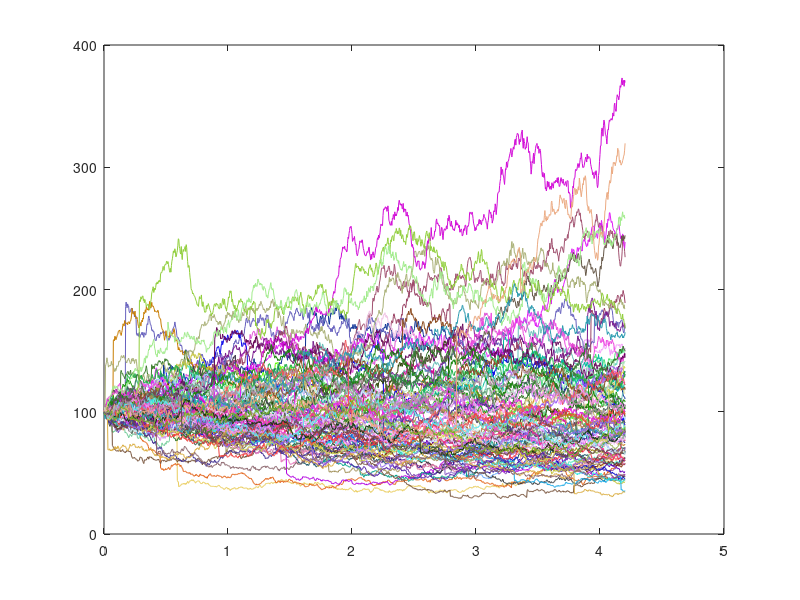

Recreate this plot in MATLAB.
%Path generator
%   This script creates and plots the paths
% For the following paraments
 strart_date=0;
end_date=1060;
s0=100;
sigma=0.2;
r=0.01;
num_paths=100;
%
lamda=0.8;
p=0.4;
h1=7;
h2=10;
m=p*h1/(h1-1)+(1-p)*h2/(h2+1);
%
num_steps=end_date-strart_date;
dt=(end_date-strart_date)/(num_steps*252);
t=(end_date-strart_date)/(252);

x=zeros(num_paths, num_steps);


%paths creation
for i=1:num_paths
    x(i,1)=log(s0);
  for j=2:num_steps
       N=random('Poisson',lamda*dt);
%         M=0;
       M1=0;
       if (N==0)
           M=0;
           
       else
           i1=1;
           while i1<=N
           s=random('bino',1,p);  
           
           if (s==1)
               lnV=random('exp',1/h1);
           else
               lnV=-random('exp',1/h2);
               
           end
           M=M1+lnV;
           M1=M;
           i1=i1+1;
           end
           
       end
       x(i,j)=x(i,j-1)+(r-lamda*(m-1)-0.5*sigma*sigma)*dt+sigma*normrnd(0,1)*sqrt(dt)+M;
       
  end
end;
    
%     
% kkkkkkkkkkkkkkkkk
sample=exp(x);

time=zeros(1, num_steps);
time(1,1)=0;
for i=2:num_steps
    time(1,i)=(i-1)*dt;
end;

%does the plot
for i=1:num_paths
    plot(time(1,:), sample(i,:), 'color',rand(1,3));
    hold on;
end
hold off
